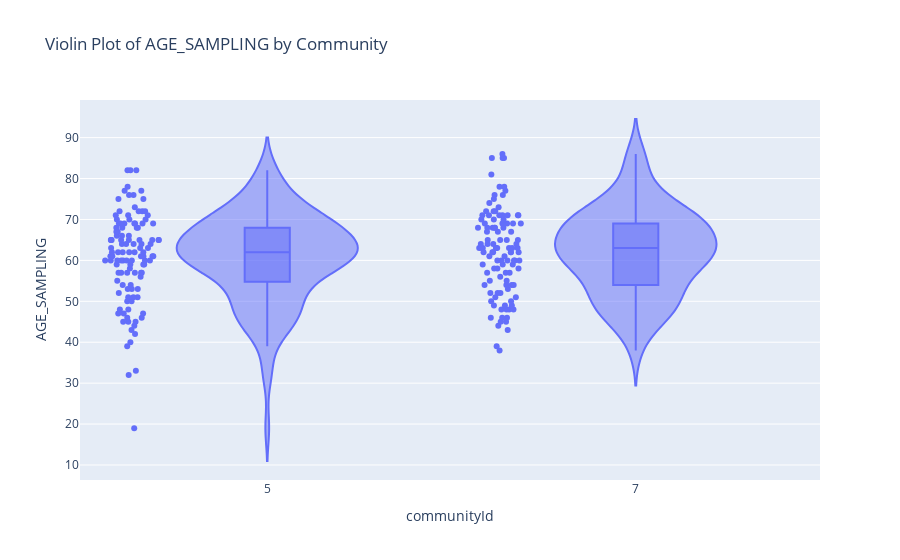
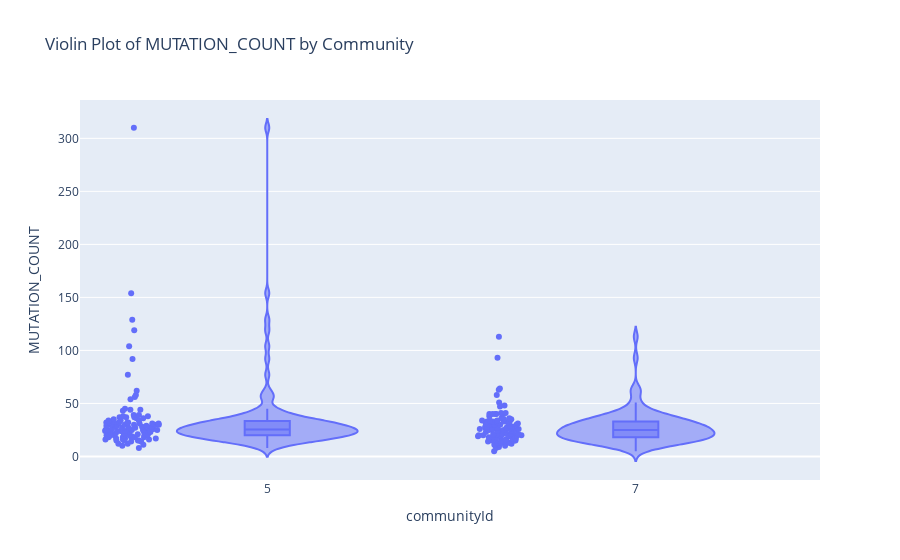

Notebook cell for these charts, in order:
### Code cell
compare_age_mutation_count(merged_df, 5, 7)

### Figure 1 — Plotly figure (JSON) as saved in the notebook; plotly's stock layout.template omitted (floating-point values rounded to 4 significant figures; data arrays with more than 128 entries replaced by an {"elided": "..."} marker saying what was removed)
{"data": [{"alignmentgroup": "True", "box": {"visible": true}, "hovertemplate": "communityId=%{x}<br>AGE_SAMPLING=%{y}<extra></extra>", "legendgroup": "", "marker": {"color": "#636efa"}, "name": "", "offsetgroup": "", "orientation": "v", "points": "all", "scalegroup": "True", "showlegend": false, "type": "violin", "x": {"elided": "227 int values"}, "x0": " ", "xaxis": "x", "y": {"elided": "227 float values"}, "y0": " ", "yaxis": "y"}], "layout": {"legend": {"tracegroupgap": 0}, "title": {"text": "Violin Plot of AGE_SAMPLING by Community"}, "violinmode": "group", "xaxis": {"anchor": "y", "domain": [0, 1], "title": {"text": "communityId"}}, "yaxis": {"anchor": "x", "domain": [0, 1], "title": {"text": "AGE_SAMPLING"}}}}

### Figure 2 — Plotly figure (JSON) as saved in the notebook; plotly's stock layout.template omitted (floating-point values rounded to 4 significant figures; data arrays with more than 128 entries replaced by an {"elided": "..."} marker saying what was removed)
{"data": [{"alignmentgroup": "True", "box": {"visible": true}, "hovertemplate": "communityId=%{x}<br>MUTATION_COUNT=%{y}<extra></extra>", "legendgroup": "", "marker": {"color": "#636efa"}, "name": "", "offsetgroup": "", "orientation": "v", "points": "all", "scalegroup": "True", "showlegend": false, "type": "violin", "x": {"elided": "227 int values"}, "x0": " ", "xaxis": "x", "y": {"elided": "227 float values"}, "y0": " ", "yaxis": "y"}], "layout": {"legend": {"tracegroupgap": 0}, "title": {"text": "Violin Plot of MUTATION_COUNT by Community"}, "violinmode": "group", "xaxis": {"anchor": "y", "domain": [0, 1], "title": {"text": "communityId"}}, "yaxis": {"anchor": "x", "domain": [0, 1], "title": {"text": "MUTATION_COUNT"}}}}
